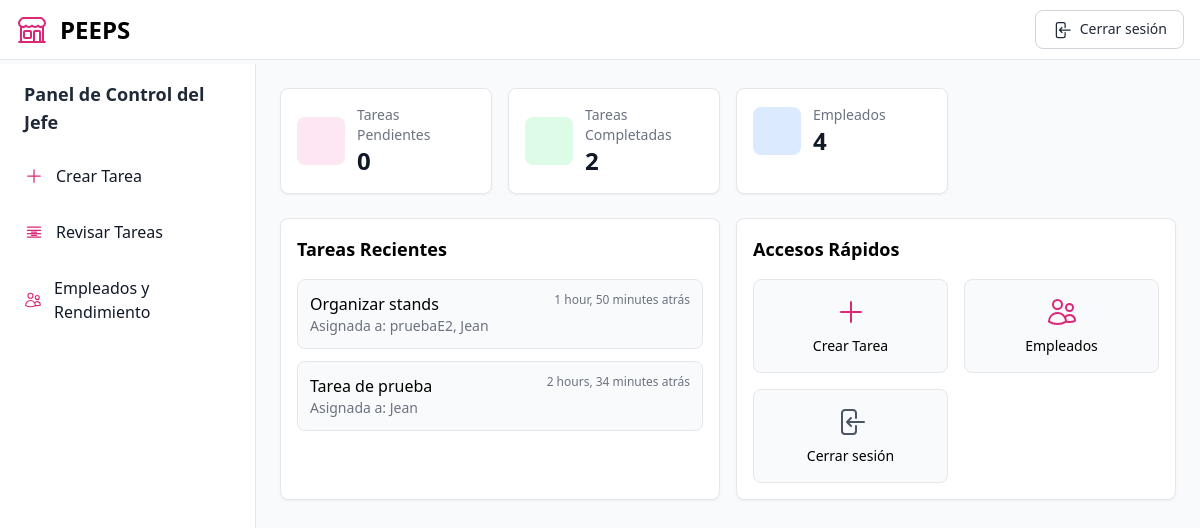
/jefe/ (signed in), run on an earlier commit of the app's database.
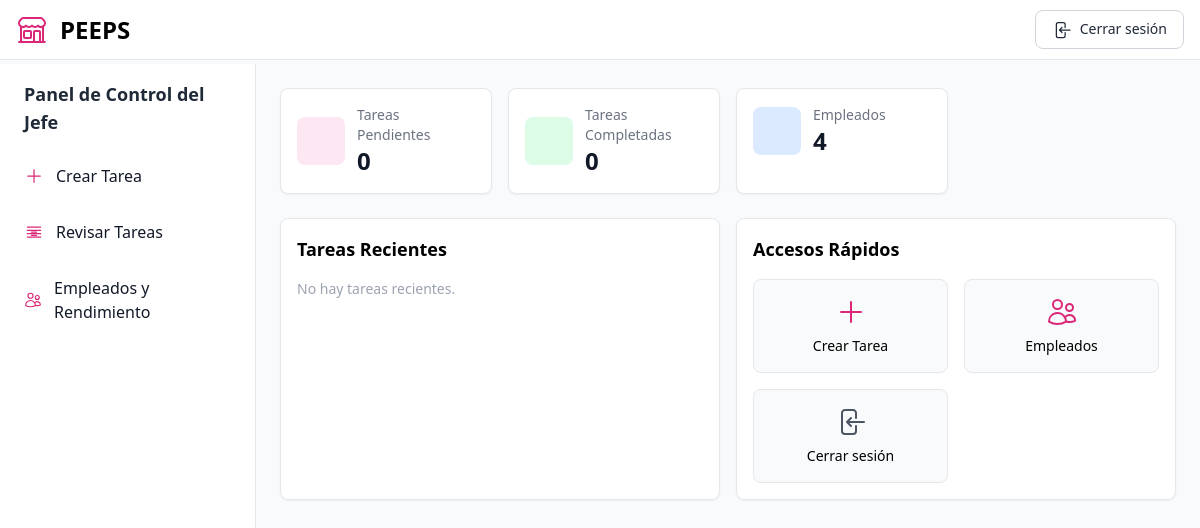
And on a later commit of the database.
### tasks/models.py (models this page shows, shortened)
class Tarea(models.Model):
    titulo = models.CharField(max_length=200)
    descripcion = models.TextField()
    jefe = models.ForeignKey(User, on_delete=models.CASCADE, related_name='tareas_creadas')
    empleados = models.ManyToManyField(EmpleadoPerfil, related_name='tareas_asignadas')
    tiempo_estimado = models.DurationField()
    fecha_asignacion = models.DateTimeField(auto_now_add=True)
    completada = models.BooleanField(default=False)
    fecha_completada = models.DateTimeField(null=True, blank=True)
    aceptada_por = models.ManyToManyField(EmpleadoPerfil, blank=True, related_name="tareas_aceptadas")
    PRIORIDADES = [
        ('Baja', 'Baja'),
        ('Media', 'Media'),
        ('Alta', 'Alta'),
    ]
    prioridad = models.CharField(max_length=10, choices=PRIORIDADES, default='Media')

class EmpleadoPerfil(models.Model):
    user = models.OneToOneField(User, on_delete=models.CASCADE)
    tienda = models.ForeignKey(Tienda, on_delete=models.CASCADE)
    es_jefe = models.BooleanField(default=False)

### tasks/views.py (the view)
# urls.py: path('jefe/', views.dashboard_jefe, name='dashboard_jefe'),  # Dashboard del jefe
@login_required
def dashboard_jefe(request):
    notificaciones = Notificacion.objects.filter(usuario=request.user, leida=False).order_by('-fecha')
    jefe = EmpleadoPerfil.objects.get(user=request.user)
    tareas_qs = Tarea.objects.filter(jefe=request.user)
    tareas_recientes = tareas_qs.order_by('-fecha_asignacion')[:5]
    return render(request, 'dashboard_jefe.html', {
        'tareas_recientes': tareas_recientes,
        'tareas_pendientes': tareas_qs.filter(completada=False).count(),
        'tareas_completadas': tareas_qs.filter(completada=True).count(),
        'empleado_count': EmpleadoPerfil.objects.filter(tienda=jefe.tienda, es_jefe=False).count(),
        'notificaciones': notificaciones
    })

### tasks/templates/dashboard_jefe.html (shortened to what the changed rows need)
{% load widget_tweaks %}
<!DOCTYPE html>
<html lang="es">
<head>
    <script src="https://cdn.tailwindcss.com"></script>
</head>
<body class="bg-gray-50">
    <div class="min-h-screen flex flex-col">
        <div class="flex flex-1 pt-16">
            <aside class="w-64 bg-white border-r border-gray-200 h-full fixed top-16 left-0 bottom-0 overflow-y-auto">
                <div class="px-3 py-4">
                    <h2 class="text-lg font-semibold text-gray-800 mb-4 px-3">Panel de Control del Jefe</h2>
                </div>
            </aside>
            <main class="ml-64 p-6 flex-1">
                <div class="grid grid-cols-1 md:grid-cols-2 lg:grid-cols-4 gap-4 mb-6">
                    <div class="bg-white rounded-lg border border-gray-200 p-4 shadow-sm">
                        <div class="flex items-center">
                            <div>
                                <p class="text-sm font-medium text-gray-500">Tareas Completadas</p>
                                <p class="text-2xl font-bold text-gray-900">{{ tareas_completadas }}</p>
                            </div>
                        </div>
                    </div>
                </div>
                <div class="grid grid-cols-1 lg:grid-cols-2 gap-4 mb-6">
                    <div class="bg-white rounded-lg border border-gray-200 p-4 shadow-sm">
                        <div class="space-y-3">
                            {% for tarea in tareas_recientes %}
                            <div class="p-3 bg-gray-50 rounded-lg border border-gray-200">
                                <div class="flex justify-between">
                                    <span class="font-medium">{{ tarea.titulo }}</span>
                                    <span class="text-xs text-gray-500">
                                        {{ tarea.fecha_asignacion|timesince }} atrás
                                    </span>
                                </div>
                                <p class="text-sm text-gray-500">
                                    Asignada a:
                                    {% for emp in tarea.empleados.all %}
                                    {{ emp.user.get_full_name|default:emp.user.username }}{% if not forloop.last %},
                                    {% endif %}
                                    {% endfor %}
                                </p>
                            </div>
                            {% empty %}
                            <p class="text-sm text-gray-400">No hay tareas recientes.</p>
                            {% endfor %}
                        </div>
                    </div>
                </div>
            </main>
        </div>
    </div>
</body>
</html>

What changed in the data, as far as the page shows it:
removed Tarea: titulo "Organizar stands", fecha_asignacion "1 hour, 50 minutes"
no longer on this page (row unchanged): EmpleadoPerfil: user.get_full_name "pruebaE2", shown under "Organizar stands"
no longer on this page (row unchanged): EmpleadoPerfil: user.get_full_name "Jean"
removed Tarea: titulo "Tarea de prueba", fecha_asignacion "2 hours, 34 minutes"
Also different on the page:
{{ tareas_completadas }}: "2" → "0"
text now shown: "No hay tareas recientes."
